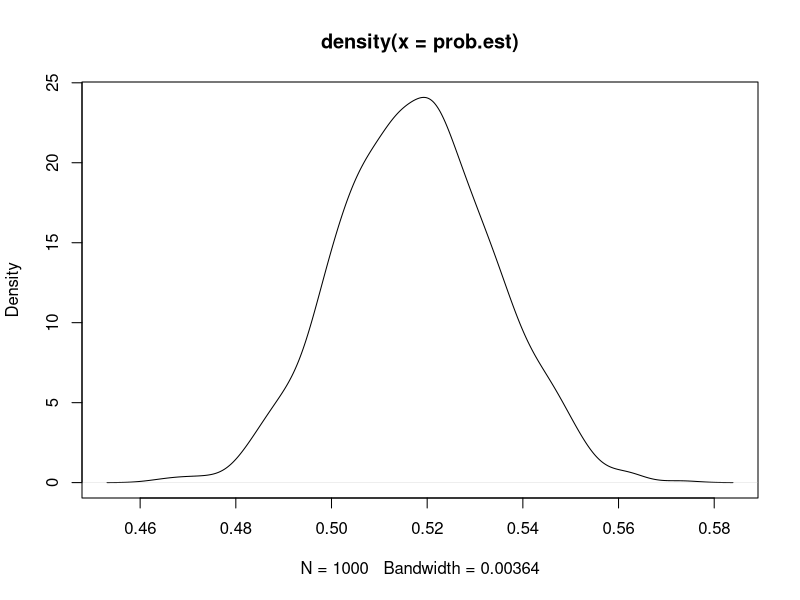
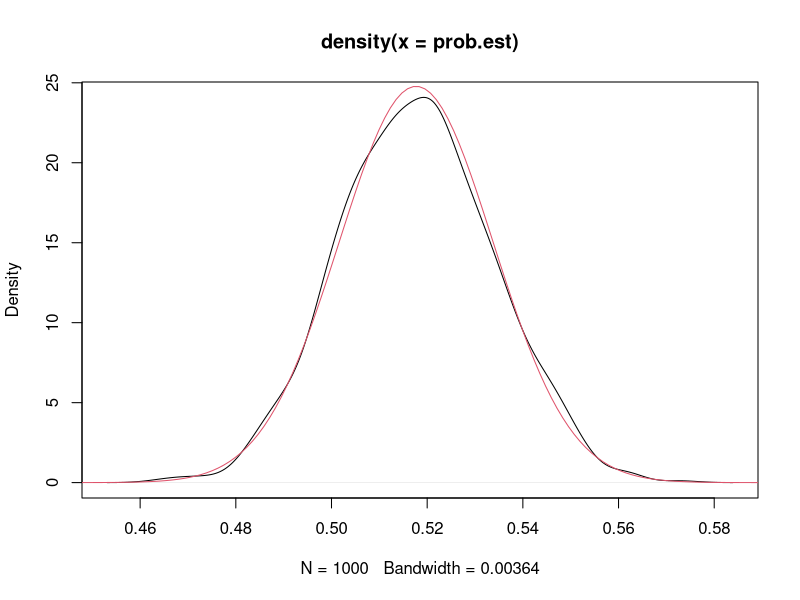

These figures' R source, in order:
## ---- chunk 1
n.veces=4
partidas=1000 #partidas=tama~no muestral
#Generamos una muestra
dados=matrix(sample(1:6,n.veces*partidas,T),,nc=n.veces)
#La probabilidad ronda el 0,5...
ganadas=sum(apply(dados==6,1,sum)>=1)
prob.est=ganadas/partidas
prob.est
## ---- chunk 2
n.veces=4
partidas=1000 #partidas=tamañono muestral
n.muestras<-1000  #1000 muestras de 1000 partidas. Es suficientemente grante para tender a una normal.
prob.est<-numeric()
for (i in 1:n.muestras){ #100 muestras de 1000 partidas cada una. 
  dados=matrix(sample(1:6,n.veces*partidas,T),nc=n.veces)
  ganadas=sum(apply(dados==6,1,sum)>=1)
  prob.est[i]=ganadas/partidas}

ganadas #anda sobre 510
partidas #1000 en este caso
#La media de nuestra muestra sería:
m_muestra=mean(prob.est) #esto sería p^, también conocido como estimador de la proporción.
desviacion=sd(prob.est)
var(prob.est)
## ---- chunk 3
plot(density(prob.est))
## ---- chunk 4
#La probabilidad de sacar al menos un 6 en cuatro tiradas es de:
p=1-(5/6)^4
p
## ---- chunk 5
#Vamos a pintar la distribución normal teórica que tendría como media La probabilidad de sacar al menos un 6 en cuatro tiradas. P.   

#Por otro lado tendría una desviación típica de 

#En base a la muestra
x=seq(-0.6,0.6,length=1000)
plot(density(prob.est))
lines(x,dnorm(x,mean=m_muestra,sd=desviacion),col=2)
## ---- chunk 6
p_hat <- mean(prob.est)
p_hat
## ---- chunk 7
p
## ---- chunk 8
qnorm(0.975,mean = p_hat, sd = desviacion)
qnorm(0.025,mean = p_hat, sd = desviacion)
